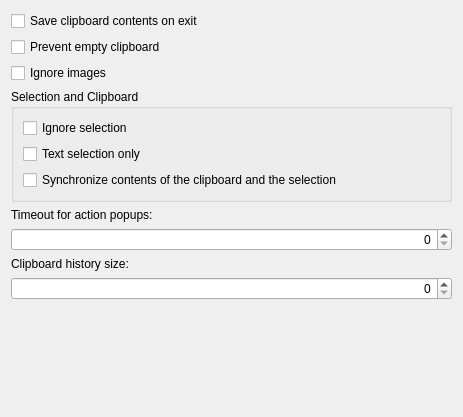
<?xml version="1.0" encoding="UTF-8"?>
<ui version="4.0">
 <class>GeneralWidget</class>
 <widget class="QWidget" name="GeneralWidget">
  <property name="geometry">
   <rect>
    <x>0</x>
    <y>0</y>
    <width>463</width>
    <height>417</height>
   </rect>
  </property>
  <layout class="QVBoxLayout" name="verticalLayout_2">
   <item>
    <widget class="QCheckBox" name="kcfg_KeepClipboardContents">
     <property name="text">
      <string>Save clipboard contents on exit</string>
     </property>
    </widget>
   </item>
   <item>
    <widget class="QCheckBox" name="kcfg_PreventEmptyClipboard">
     <property name="text">
      <string>Prevent empty clipboard</string>
     </property>
    </widget>
   </item>
   <item>
    <widget class="QCheckBox" name="kcfg_IgnoreImages">
     <property name="text">
      <string>Ignore images</string>
     </property>
    </widget>
   </item>
   <item>
    <widget class="QGroupBox" name="selection_group">
     <property name="title">
      <string>Selection and Clipboard</string>
     </property>
     <layout class="QVBoxLayout" name="verticalLayout">
      <item>
       <widget class="QCheckBox" name="kcfg_IgnoreSelection">
        <property name="text">
         <string>Ignore selection</string>
        </property>
       </widget>
      </item>
      <item>
       <widget class="QCheckBox" name="kcfg_SelectionTextOnly">
        <property name="text">
         <string>Text selection only</string>
        </property>
       </widget>
      </item>
      <item>
       <widget class="QCheckBox" name="kcfg_SyncClipboards">
        <property name="text">
         <string>Synchronize contents of the clipboard and the selection</string>
        </property>
       </widget>
      </item>
     </layout>
    </widget>
   </item>
   <item>
    <widget class="QLabel" name="timeout_label">
     <property name="text">
      <string>Timeout for action popups:</string>
     </property>
    </widget>
   </item>
   <item>
    <widget class="KPluralHandlingSpinBox" name="kcfg_TimeoutForActionPopups">
     <property name="alignment">
      <set>Qt::AlignRight|Qt::AlignTrailing|Qt::AlignVCenter</set>
     </property>
    </widget>
   </item>
   <item>
    <widget class="QLabel" name="history_size_label">
     <property name="text">
      <string>Clipboard history size:</string>
     </property>
    </widget>
   </item>
   <item>
    <widget class="KPluralHandlingSpinBox" name="kcfg_MaxClipItems">
     <property name="alignment">
      <set>Qt::AlignRight|Qt::AlignTrailing|Qt::AlignVCenter</set>
     </property>
    </widget>
   </item>
   <item>
    <spacer name="verticalSpacer">
     <property name="orientation">
      <enum>Qt::Vertical</enum>
     </property>
     <property name="sizeHint" stdset="0">
      <size>
       <width>20</width>
       <height>40</height>
      </size>
     </property>
    </spacer>
   </item>
  </layout>
 </widget>
 <customwidgets>
  <customwidget>
   <class>KPluralHandlingSpinBox</class>
   <extends>QSpinBox</extends>
   <header>kpluralhandlingspinbox.h</header>
  </customwidget>
 </customwidgets>
 <resources/>
 <connections>
  <connection>
   <sender>kcfg_IgnoreSelection</sender>
   <signal>clicked(bool)</signal>
   <receiver>kcfg_SelectionTextOnly</receiver>
   <slot>setDisabled(bool)</slot>
   <hints>
    <hint type="sourcelabel">
     <x>78</x>
     <y>213</y>
    </hint>
    <hint type="destinationlabel">
     <x>80</x>
     <y>231</y>
    </hint>
   </hints>
  </connection>
  <connection>
   <sender>kcfg_IgnoreSelection</sender>
   <signal>clicked(bool)</signal>
   <receiver>kcfg_SyncClipboards</receiver>
   <slot>setDisabled(bool)</slot>
   <hints>
    <hint type="sourcelabel">
     <x>209</x>
     <y>214</y>
    </hint>
    <hint type="destinationlabel">
     <x>207</x>
     <y>265</y>
    </hint>
   </hints>
  </connection>
  <connection>
   <sender>kcfg_SyncClipboards</sender>
   <signal>clicked(bool)</signal>
   <receiver>kcfg_IgnoreSelection</receiver>
   <slot>setDisabled(bool)</slot>
   <hints>
    <hint type="sourcelabel">
     <x>300</x>
     <y>261</y>
    </hint>
    <hint type="destinationlabel">
     <x>301</x>
     <y>210</y>
    </hint>
   </hints>
  </connection>
 </connections>
</ui>
